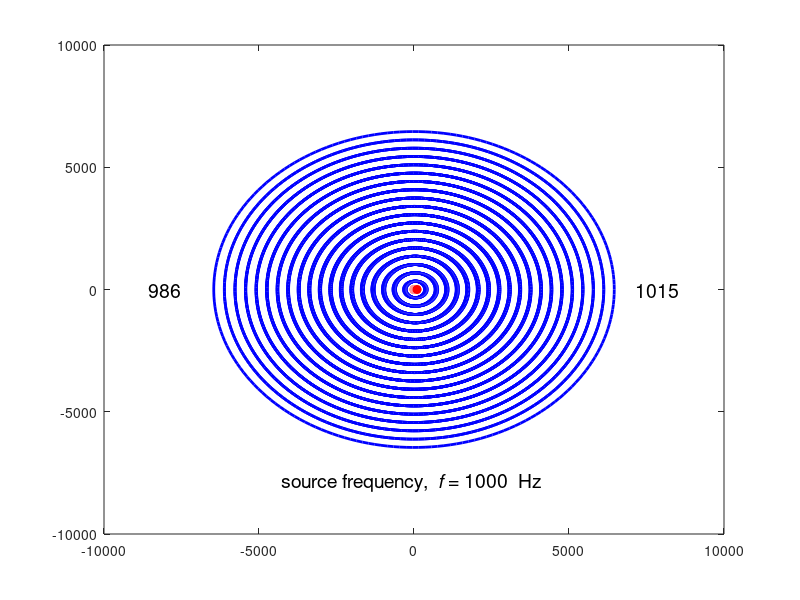

The MATLAB source for this figure:
% doppler.m
% Ian Cooper
% School of Physics, University of Sydney

close all
clear all
clc

N = 20;         % number of time steps

disp('   The Figure Window will update every second'); 
disp('  ');
disp('   Enter speed of source from 0 to 350 m/s')
disp('  ')
 
v_s = input('   Speed of source (m/s), v  =  ');

v   = 340;        % velocity of sound
%v_s = 400;       % velocity of source

freq = 1000;

R = zeros(N);    % radius of circles

theta = linspace(0,2*pi,200);   % angle for generating circle

x_max = max([v_s*(N+1) v * (N+1)]);


% ========================================================================
% ANIMATION
% ========================================================================
hold off

% flag: 0 animated gif NOT saved or 1 saved /  file name
   f_gif = 0;
   ag_name = 'ag_doppler_0.gif';
% Delay in seconds before displaying the next image  
   delay = 0;  
% Frame counter start
   nt = 1; 

figure(1)
set(gcf,'Units','normalized');
set(gcf,'Position',[0.1 0.1 0.4 0.6]);
set(gcf,'color','w');

text_1 = 'speed of source   {\itv_S}  = ';
text_2 =  num2str(v_s,'%0.0f');
text_3 = '  m/s     ';
text_4 = 'speed of sound   {\itv} = 340 m/s';
text_p = [text_1 text_2 text_3 text_4];
title(text_p,'FontSize',14);


limits = x_max;
axis([-limits limits -limits limits]);

axis equal
axis off
for t = 1:N

x = v_s * (t-1);    

plot(x,0,'o','Markersize',6,'MarkerFaceColor','r','MarkerEdgeColor','r');

hold on

for c = 1 : N
R = v * (t-c);
if R < 0, R = 0; end;

x_p = R * cos(theta) + v_s * (c-1) ;
y_p = R * sin(theta);

plot(x_p, y_p,'b','lineWidth',2);

end

pause(0.1)


if t < N

plot(x,0,'o','Markersize',6,'MarkerFaceColor','w','MarkerEdgeColor','w');

for c = 1 : N
R = v * (t-c);
if R < 0, R = 0; end;

x_p = R * cos(theta) + v_s * (c-1) ;
y_p = R * sin(theta);

plot(x_p, y_p,'w');

end
end

 if f_gif > 0 
          frame = getframe(1);
          im = frame2im(frame);
          [imind,cm] = rgb2ind(im,256);
     %  On the first loop, create the file. In subsequent loops, append.
          if nt == 1
            imwrite(imind,cm,ag_name,'gif','DelayTime',delay,'loopcount',inf);
          else
           imwrite(imind,cm,ag_name,'gif','DelayTime',delay,'writemode','append');
          end
       nt = nt+1;
  end

end

% source sound
text(-0.6*x_max, -1.1*x_max,'source frequency,  {\itf} = 1000  Hz','FontSize',14)
cf = freq;        
sf = 22050;                 % sample frequency (Hz)
d = 5.0;                    % duration (s)
n = sf * d;                 % number of samples
s = (1:n) / sf;             % sound data preparation
s = sin(2 * pi * cf * s);   % sinusoidal modulation

s = s./max(s);

sound(s, sf);               % sound presentation
%pause(d + 0.1);             % waiting for sound end


% in front of moving source
cf = (freq * v /(v-v_s));
if cf > 0
text(1*x_max,0,num2str(cf,'%0.0f'),'FontSize',14)

     
sf = 22050;                 % sample frequency (Hz)
d = 5.0;                    % duration (s)
n = sf * d;                 % number of samples
s = (1:n) / sf;             % sound data preparation
s = sin(2 * pi * cf * s);   % sinusoidal modulation

s = s./max(s);

sound(s, sf);               % sound presentation
%pause(d + 0.1);             % waiting for sound end

end
if v_s >= v

text(1*x_max,0,'\it BOOOM !!!','FontSize',14)

% make noise
d = 8;
%rand('state',sum(100 * clock));  % initialize random seed
zzz = rng;
noise = randn(1, n);             % Gausian noise
noise = noise / max(abs(noise)); % -1 to 1 normalization

% play noise
disp('WHITE noise');
sound(noise, sf);                % playing sound
%pause(d + 0.1);                  % waiting for sound end


end

% in rear of moving source
cf = freq * v /(v+v_s);
text(-1.2*x_max,0,num2str(cf,'%0.0f'),'FontSize',14)
     
sf = 22050;                 % sample frequency (Hz)
d = 5.0;                    % duration (s)
n = sf * d;                 % number of samples
s = (1:n) / sf;             % sound data preparation
s = sin(2 * pi * cf * s);   % sinusoidal modulation

s = s./max(s);

sound(s, sf);               % sound presentation
%pause(d + 0.1);             % waiting for sound end
